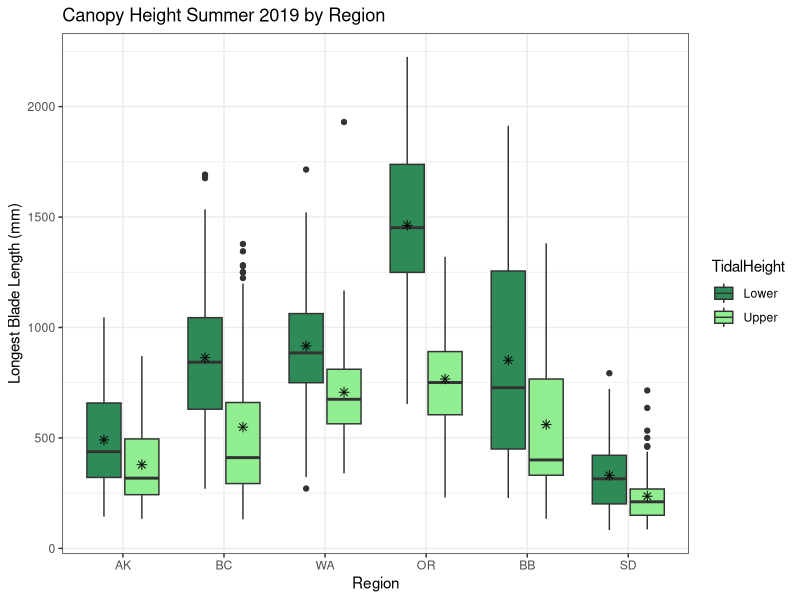
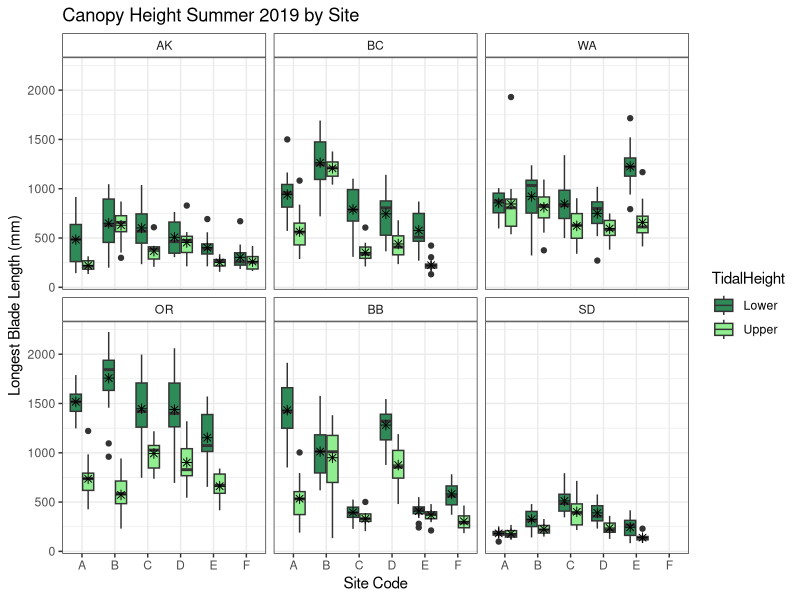
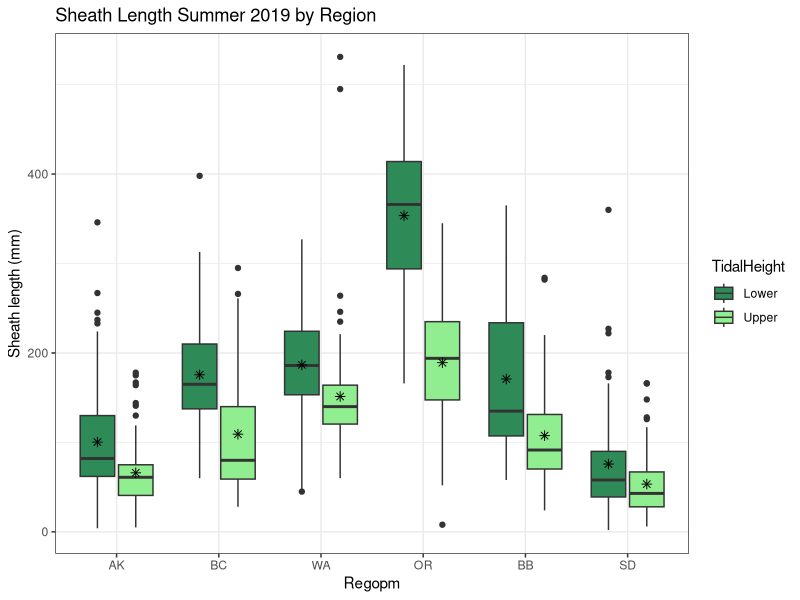
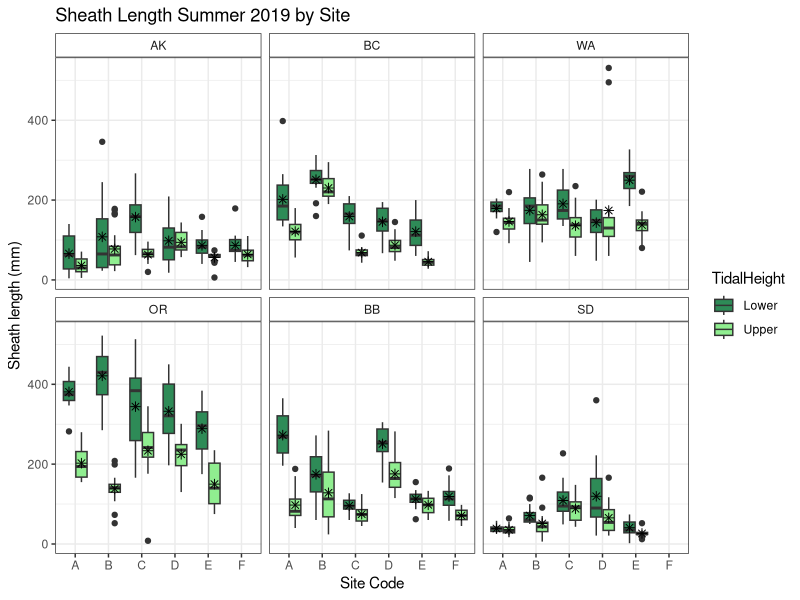
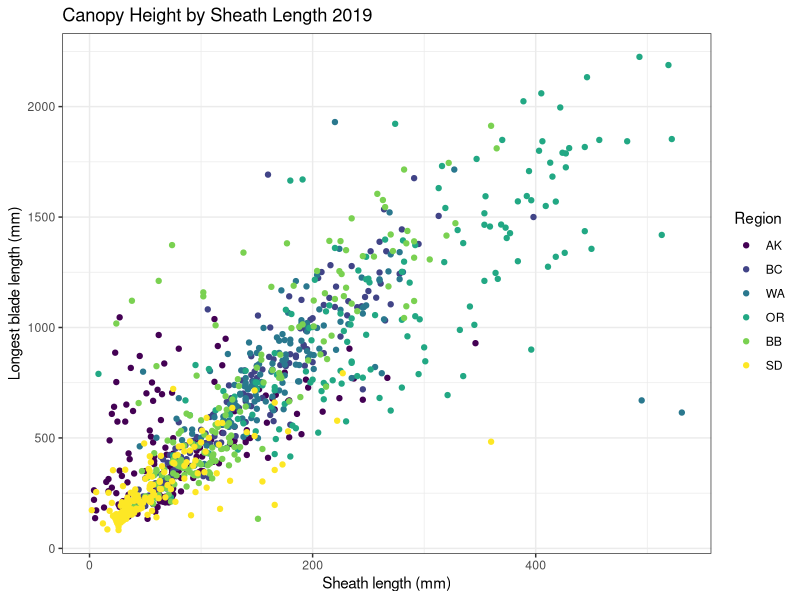
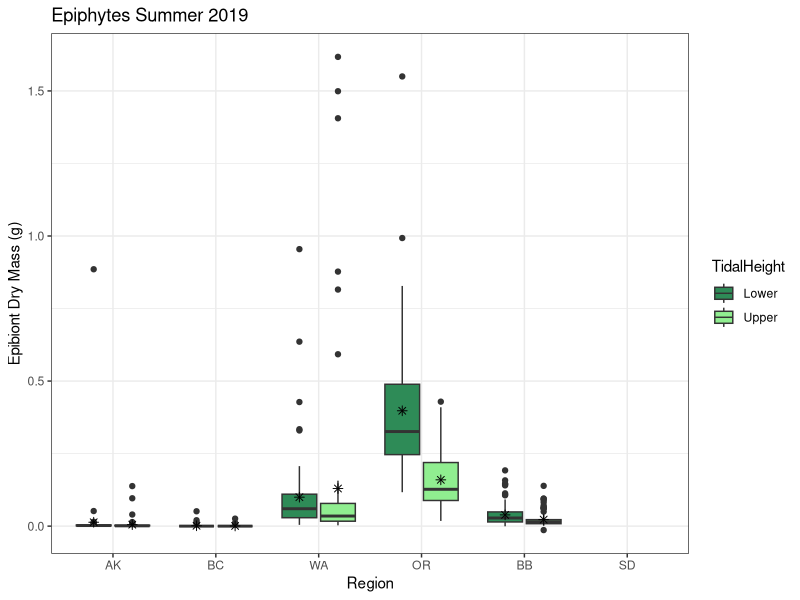
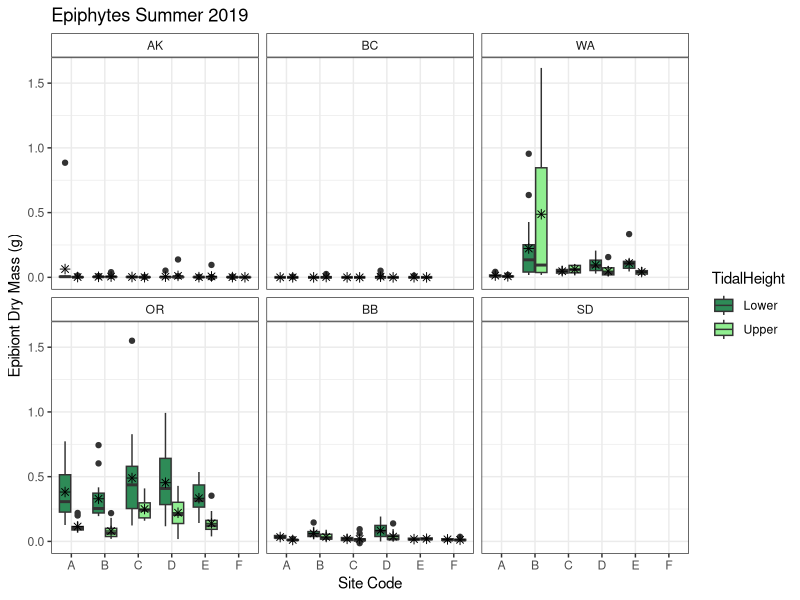

Reproduce these figures in R, in order.
library(tidyverse)
library(ggplot2)
library(lubridate)

region_order1 <- c("Alaska","British Colubmia","Washington","Oregon","Bodega Bay","San Diego")
region_order2 <- c("AK","BC","WA","OR","BB","SD")

## read-in data

Shoots <- read.csv("ShootMetrics.csv")
Shoots <- Shoots%>%
  separate(col=TransectID,sep="_",c("SampleDate","Region","SiteCode","Transect"))
Shoots$TidalHeight <- ifelse(Shoots$Transect=="L4"|Shoots$Transect=="L5"|Shoots$Transect=="L6","Lower","Upper")
Shoots$Region <- ordered(Shoots$Region,levels=region_order2)
Shoots$EpibiontDryMass.g <- as.numeric(Shoots$EpibiontDryMass.g)

ggplot(Shoots,aes(x=Region,y=LongestBladeLength.mm,fill=TidalHeight))+geom_boxplot()+
  stat_summary(fun.y=mean, geom="point", shape=8, size=2, color="black",
               position=position_dodge(width = 0.75),show.legend = FALSE)+
  scale_fill_manual(values=c("seagreen4","lightgreen"))+
  xlab("Region")+
  ylab("Longest Blade Length (mm)")+
  labs(title="Canopy Height Summer 2019 by Region")+
  theme_bw()+
  theme(strip.background = element_rect(fill="white"))

ggplot(Shoots,aes(x=SiteCode,y=LongestBladeLength.mm,fill=TidalHeight))+geom_boxplot()+
  stat_summary(fun.y=mean, geom="point", shape=8, size=2, color="black",
               position=position_dodge(width = 0.75),show.legend = FALSE)+
  facet_wrap(~Region,scales = "fixed")+
  scale_fill_manual(values=c("seagreen4","lightgreen"))+
  xlab("Site Code")+
  ylab("Longest Blade Length (mm)")+
  labs(title="Canopy Height Summer 2019 by Site")+
  theme_bw()+
  theme(strip.background = element_rect(fill="white"))


ggplot(Shoots,aes(x=Region,y=SheathLength.mm,fill=TidalHeight))+geom_boxplot()+
  stat_summary(fun.y=mean, geom="point", shape=8, size=2, color="black",
               position=position_dodge(width = 0.75),show.legend = FALSE)+
  #facet_wrap(~Region,scales = "fixed")+
  scale_fill_manual(values=c("seagreen4","lightgreen"))+
  xlab("Regopm")+
  ylab("Sheath length (mm)")+
  labs(title="Sheath Length Summer 2019 by Region")+
  theme_bw()+
  theme(strip.background = element_rect(fill="white"))

ggplot(Shoots,aes(x=SiteCode,y=SheathLength.mm,fill=TidalHeight))+geom_boxplot()+
  stat_summary(fun.y=mean, geom="point", shape=8, size=2, color="black",
               position=position_dodge(width = 0.75),show.legend = FALSE)+
  facet_wrap(~Region,scales = "fixed")+
  scale_fill_manual(values=c("seagreen4","lightgreen"))+
  xlab("Site Code")+
  ylab("Sheath length (mm)")+
  labs(title="Sheath Length Summer 2019 by Site")+
  theme_bw()+
  theme(strip.background = element_rect(fill="white"))

ggplot(Shoots,aes(x=SheathLength.mm,y=LongestBladeLength.mm,color=Region))+geom_point()+
  xlab("Sheath length (mm)")+
  ylab("Longest blade length (mm)")+
  labs(title="Canopy Height by Sheath Length 2019")+
  theme_bw()

ggplot(Shoots,aes(x=Region,y=EpibiontDryMass.g,fill=TidalHeight))+geom_boxplot()+
  stat_summary(fun.y=mean, geom="point", shape=8, size=2, color="black",
               position=position_dodge(width = 0.75),show.legend = FALSE)+
  #facet_wrap(~Region,scales = "fixed")+
  scale_fill_manual(values=c("seagreen4","lightgreen"))+
  xlab("Region")+
  ylab("Epibiont Dry Mass (g)")+
  labs(title="Epiphytes Summer 2019")+
  theme_bw()+
  theme(strip.background = element_rect(fill="white"))

ggplot(Shoots,aes(x=SiteCode,y=EpibiontDryMass.g,fill=TidalHeight))+geom_boxplot()+
  stat_summary(fun.y=mean, geom="point", shape=8, size=2, color="black",
               position=position_dodge(width = 0.75),show.legend = FALSE)+
  facet_wrap(~Region,scales = "fixed")+
  scale_fill_manual(values=c("seagreen4","lightgreen"))+
  xlab("Site Code")+
  ylab("Epibiont Dry Mass (g)")+
  labs(title="Epiphytes Summer 2019")+
  theme_bw()+
  theme(strip.background = element_rect(fill="white"))
